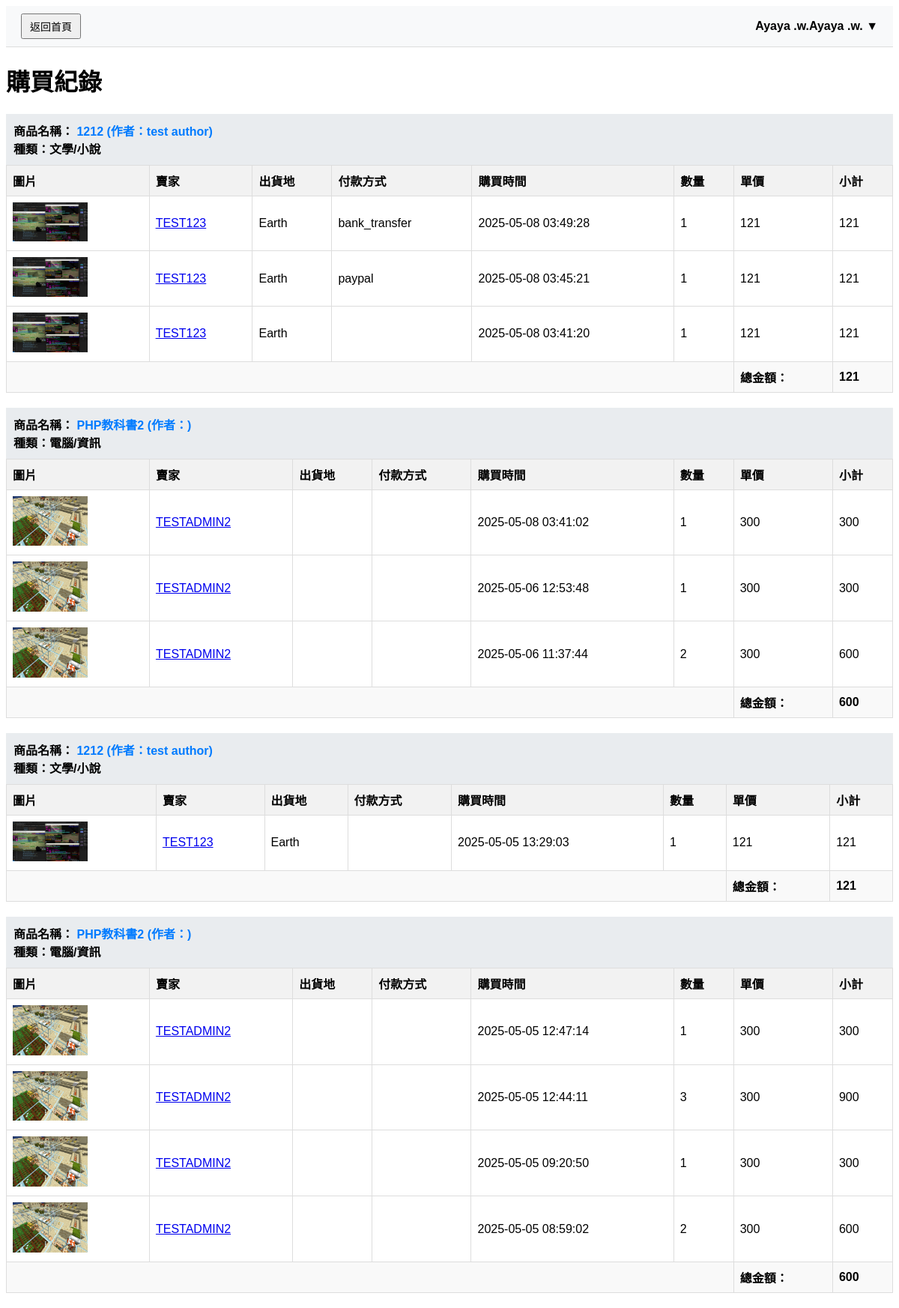
The app's page /cart/buyHistory.php (signed in) with its own data.
### tables this page shows
CREATE TABLE `orders` (
  `id` int(11) NOT NULL,
  `user_id` int(11) NOT NULL,
  `total_amount` decimal(10,0) NOT NULL,
  `created_at` timestamp NOT NULL DEFAULT current_timestamp(),
  `updated_at` timestamp NOT NULL DEFAULT current_timestamp() ON UPDATE current_timestamp(),
  `payment_method` varchar(50) NOT NULL COMMENT '付款方式',
  `coupon_code` varchar(50) DEFAULT NULL COMMENT '使用的優惠券代碼',
  `coupon_discount` decimal(10,2) DEFAULT NULL COMMENT '優惠券折扣金額'
);

CREATE TABLE `products` (
  `id` int(11) NOT NULL,
  `name` varchar(255) NOT NULL,
  `author` varchar(255) NOT NULL,
  `category` varchar(255) NOT NULL,
  `seller_id` int(11) NOT NULL,
  `condition` enum('全新','九成新','七成新','五成新') NOT NULL,
  `description` text DEFAULT NULL,
  `location` varchar(255) NOT NULL,
  `attachment` varchar(255) DEFAULT NULL,
  `price` decimal(10,0) NOT NULL,
  `stock` int(11) NOT NULL,
  `created_at` datetime DEFAULT current_timestamp(),
  `updated_at` datetime DEFAULT current_timestamp() ON UPDATE current_timestamp(),
  `is_deleted` tinyint(1) DEFAULT 0
);

CREATE TABLE `accounts` (
  `No` int(100) NOT NULL,
  `Email` varchar(100) NOT NULL,
  `Password` varchar(100) NOT NULL,
  `Name` varchar(100) NOT NULL,
  `Type` varchar(100) NOT NULL,
  `Status` enum('active','blocked') NOT NULL DEFAULT 'active',
  `block_reason` text DEFAULT NULL
);

CREATE TABLE `order_items` (
  `id` int(11) NOT NULL,
  `order_id` int(11) NOT NULL,
  `product_id` int(11) NOT NULL,
  `quantity` int(11) NOT NULL,
  `price` decimal(10,0) NOT NULL,
  `subtotal` decimal(10,0) NOT NULL
);

### cart/buyHistory.php (the view, shortened to what this page needs)
<?php
require('../db.inc');
mysqli_set_charset($link, 'utf8');
$userEmail = $_SESSION['user'];
$sqlUser = "SELECT No FROM accounts WHERE Email = ?";
$stmtUser = mysqli_prepare($link, $sqlUser);
mysqli_stmt_bind_param($stmtUser, 's', $userEmail);
mysqli_stmt_execute($stmtUser);
$resultUser = mysqli_stmt_get_result($stmtUser);
$user = mysqli_fetch_assoc($resultUser);
$userId = $user['No'];
$sqlHistory = "SELECT o.id AS order_id, o.total_amount, o.created_at, o.payment_method,
                      o.coupon_code, o.coupon_discount, -- 新增優惠券相關欄位
                      oi.product_id, p.name AS product_name, p.attachment, p.is_deleted,
                      oi.quantity, oi.price, oi.subtotal, p.category, p.author, p.location,
                      a.No AS seller_id, a.Name AS seller_name
               FROM orders o
               JOIN order_items oi ON o.id = oi.order_id
               JOIN products p ON oi.product_id = p.id
               JOIN accounts a ON p.seller_id = a.No
               WHERE o.user_id = ?
               ORDER BY o.created_at DESC, p.name ASC";
$stmtHistory = mysqli_prepare($link, $sqlHistory);
mysqli_stmt_bind_param($stmtHistory, 'i', $userId);
mysqli_stmt_execute($stmtHistory);
$resultHistory = mysqli_stmt_get_result($stmtHistory);
$buyRecords = [];
while ($row = mysqli_fetch_assoc($resultHistory)) {
    $buyRecords[] = $row;
}
?>
<!DOCTYPE html>
<html lang="zh-TW">
<head>
</head>
<body>
    <div class="top-bar">
        <div class="back-home-button">
            <input type="button" value="返回首頁" onclick="location.href='../index.php'">
        </div>
        <?php require('../userMenu.php'); ?>
    </div>
    <h1>購買紀錄</h1>
    <?php if (!empty($buyRecords)): ?>
        <?php
        $currentProductId = null;
        foreach ($buyRecords as $record):
        ?>
            <?php if ($currentProductId !== $record['product_id']): ?>
                <div class="product-header">
                    <div>商品名稱：<a href="../product/detail.php?id=<?php echo htmlspecialchars($record['product_id']); ?>" class="product-link">
                        <?php echo htmlspecialchars($record['product_name']); ?>
                        (作者：<?php echo htmlspecialchars($record['author']); ?>)
                    </a></div>
                    <div>種類：<?php echo htmlspecialchars($record['category']); ?></div>
                </div>
                <table>
                    <thead>
                        <tr>
                            <th>圖片</th>
                            <th>賣家</th>
                            <th>出貨地</th>
                            <th>付款方式</th>
                            <th>購買時間</th>
                            <th>數量</th>
                            <th>單價</th>
                            <th>小計</th>
                        </tr>
                    </thead>
                    <tbody>
                <?php $currentProductId = $record['product_id']; ?>
            <?php endif; ?>
                        <tr>
                            <td>
                                <img src="../product/pic/<?php echo htmlspecialchars($record['attachment']); ?>" alt="<?php echo htmlspecialchars($record['product_name']); ?>" class="product-image">
                            </td>
                            <td>
                                <a href="../profile/publicProfile.php?seller_id=<?php echo htmlspecialchars($record['seller_id']); ?>" class="seller-link">
                                    <?php echo htmlspecialchars($record['seller_name']); ?>
                                </a>
                            </td>
                            <td><?php echo htmlspecialchars($record['location']); ?></td>
                            <td><?php echo htmlspecialchars($record['payment_method']); ?></td>
                            <td><?php echo htmlspecialchars($record['created_at']); ?></td>
                            <td><?php echo htmlspecialchars($record['quantity']); ?></td>
                            <td><?php echo htmlspecialchars($record['price']); ?></td>
                            <td><?php echo htmlspecialchars($record['subtotal']); ?></td>
                        </tr>
            <?php if (end($buyRecords) === $record || $currentProductId !== $buyRecords[array_search($record, $buyRecords) + 1]['product_id']): ?>
                    <tr class="total-row">
                        <td colspan="6">
                        </td>
                        <td>總金額：</td>
                        <td><?php echo htmlspecialchars($record['total_amount']); ?></td>
                    </tr>
                    </tbody>
                </table>
            <?php endif; ?>
        <?php endforeach; ?>
    <?php else: ?>
        <p>目前沒有購買紀錄。</p>
    <?php endif; ?>
</body>
</html>

### cart/buyHistory.php (style rules this page uses)
body { font-family: Arial, sans-serif; }
.top-bar { display: flex; justify-content: space-between; align-items: center; padding: 10px 20px; background-color: #f8f9fa; border-bottom: 1px solid #ddd; }
.back-home-button { font-size: 16px; }
.back-home-button input { padding: 5px 10px; font-size: 14px; cursor: pointer; }
table { width: 100%; border-collapse: collapse; margin-bottom: 20px; }
th, td { border: 1px solid #ddd; padding: 8px; text-align: left; }
th { background-color: #f2f2f2; }
.product-header { background-color: #e9ecef; font-weight: bold; padding: 10px; }
.product-image { width: 100px; height: auto; }
.product-link { text-decoration: none; color: #007BFF; }
.total-row { font-weight: bold; text-align: right; background-color: #f9f9f9; }

### records on screen
orders: products.name "1212", products.author "test author", products.category "文學/小說", products.attachment (picture), accounts.Name "TEST123", products.location "Earth", payment_method "bank_transfer", created_at "2025-05-08 03:49:28", order_items.quantity "1", order_items.price "121", order_items.subtotal "121"
orders: products.attachment (picture), accounts.Name "TEST123", products.location "Earth", payment_method "paypal", created_at "2025-05-08 03:45:21", order_items.quantity "1", order_items.price "121", order_items.subtotal "121"
orders: products.attachment (picture), accounts.Name "TEST123", products.location "Earth", created_at "2025-05-08 03:41:20", order_items.quantity "1", order_items.price "121", order_items.subtotal "121", total_amount "121"
orders: products.name "PHP教科書2", products.category "電腦/資訊", products.attachment (picture), accounts.Name "TESTADMIN2", created_at "2025-05-08 03:41:02", order_items.quantity "1", order_items.price "300", order_items.subtotal "300"
orders: products.attachment (picture), accounts.Name "TESTADMIN2", created_at "2025-05-06 12:53:48", order_items.quantity "1", order_items.price "300", order_items.subtotal "300"
orders: products.attachment (picture), accounts.Name "TESTADMIN2", created_at "2025-05-06 11:37:44", order_items.quantity "2", order_items.price "300", order_items.subtotal "600", total_amount "600"
orders: products.name "1212", products.author "test author", products.category "文學/小說", products.attachment (picture), accounts.Name "TEST123", products.location "Earth", created_at "2025-05-05 13:29:03", order_items.quantity "1", order_items.price "121", order_items.subtotal "121", total_amount "121"
orders: products.name "PHP教科書2", products.category "電腦/資訊", products.attachment (picture), accounts.Name "TESTADMIN2", created_at "2025-05-05 12:47:14", order_items.quantity "1", order_items.price "300", order_items.subtotal "300"
orders: products.attachment (picture), accounts.Name "TESTADMIN2", created_at "2025-05-05 12:44:11", order_items.quantity "3", order_items.price "300", order_items.subtotal "900"
orders: products.attachment (picture), accounts.Name "TESTADMIN2", created_at "2025-05-05 09:20:50", order_items.quantity "1", order_items.price "300", order_items.subtotal "300"
orders: products.attachment (picture), accounts.Name "TESTADMIN2", created_at "2025-05-05 08:59:02", order_items.quantity "2", order_items.price "300", order_items.subtotal "600", total_amount "600"

### other values on screen
$_SESSION["name"] "Ayaya .w.Ayaya .w."
